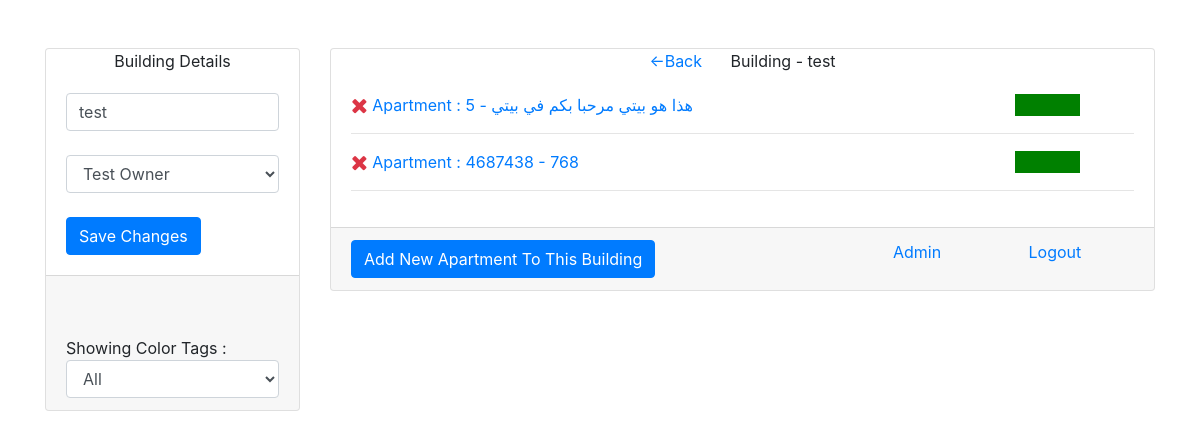
/apartments/1 (signed in), run on an earlier commit of the app's database.
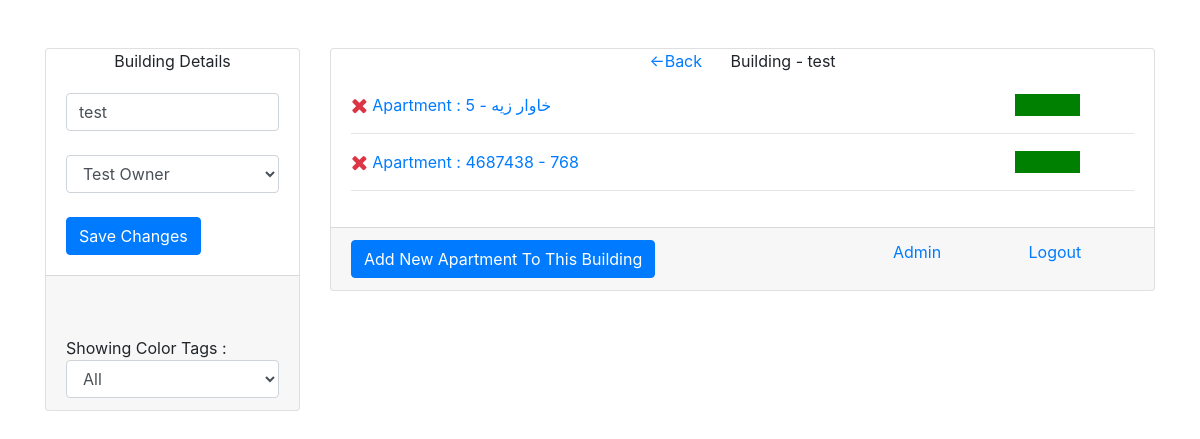
And on a later commit of the database.
### app/models.py (models this page shows, shortened)
class apartment(models.Model):
    aprt_number = models.CharField(max_length=50,null=True,blank=True)
    name = models.CharField(max_length=300,null=True,blank=True)
    phone_nmber = models.CharField(max_length=50,null=True,blank=True)
    type_of = models.CharField(max_length=300,null=True,blank=True)
    dob = models.DateField(null=True,blank=True)
    contract_number = models.CharField(max_length=300,null=True,blank=True)
    elect_number = models.CharField(max_length=300,null=True,blank=True)
    note = models.TextField(max_length=2000,null=True,blank=True)
    building = models.ForeignKey(building,on_delete=models.CASCADE)
    def getShowColor(self):
        invs = invoice.objects.filter(apartment=self).order_by("today_date")
        if (len(invs) == 0):
            return "green"
        inv = invs[len(invs) - 1]
        comp_date = date.today()
        to_date = date(inv.to_date.year,inv.to_date.month,inv.to_date.day)
        if (to_date >= comp_date):
            return "green"

class invoice(models.Model):
    user = models.ForeignKey(User,on_delete=models.SET_NULL,null=True,blank=True)
    apartment = models.ForeignKey(apartment,on_delete=models.CASCADE)
    amount = models.IntegerField(default=0)
    payment_method = models.CharField(max_length=100,null=True,blank=True)
    bank_of_transfer = models.CharField(max_length=300,null=True,blank=True)
    transfer_date = models.DateField(null=True,blank=True)
    from_date = models.DateField(null=True,blank=True)
    to_date = models.DateField(null=True,blank=True)
    today_date = models.DateField(auto_now_add=True)
    remaining_amount = models.IntegerField(default=0)
    note = models.TextField(max_length=2000,null=True,blank=True)

### app/views.py (the view, shortened to what this page needs)
# urls.py: path("apartments/<int:id>",views.apartments,name="apartments"),
@login_required(login_url='/')
def apartments(request,id):
    if id:
        template = "apartments.html"
        context = {}
        building_obj = building.objects.get(pk=id)
        objs = apartment.objects.filter(building=building_obj)
        context['bobj'] = building_obj
        context['objs'] = objs
        context['owners'] = invoice_owner.objects.all()
        return render(request,template,context)
    else:
        return redirect('/home')

### templates/apartments.html (shortened to what the changed rows need)
<!DOCTYPE html>
    <html lang="en">
        <head>
            <link rel="stylesheet" href="https://maxcdn.bootstrapcdn.com/bootstrap/4.4.1/css/bootstrap.min.css">
            <link rel="stylesheet" href="https://cdnjs.cloudflare.com/ajax/libs/font-awesome/4.7.0/css/font-awesome.min.css">
        </head>
        <body>
            <br><br>
            <div class="container">
                <div class="row justify-content-center">
                    <div class="col-lg-9">
                        <div class="card">
                            <div class="card-body">
                                {% if objs %}
                                    {% for i in objs %}
                                    <div class="row abcd {{i.getShowColor}}">
                                        <div class="col-lg-10">
                                            <a href="{% url 'delete-apartment' i.id %}" title="Delete"><span class="fa text-danger fa-lg fa-remove"></span></a>
                                                <a href="{% url 'invoices' i.id %}">
                                                    Apartment : {{i.aprt_number}}  -  {{i.name}}
                                                </a>
                                        </div>
                                        <div class="col-lg-1" style="background-color: {{i.getShowColor}} ; padding: 10px; border: 1px solid white;">
                                        </div>
                                        <div class="col-lg-1">
                                        </div>
                                    </div>
                                    <hr class="abcd {{i.getShowColor}}">
                                    {% endfor %}
                                {% else %}
                                    <a>This Building Has No Apartments To Manage Right Now.</a>
                                {% endif %}
                            </div>
                        </div>
                    </div>
                </div>
            </div>
        </body>
    </html>

What changed in the data, as far as the page shows it:
changed apartment: name "هذا هو بيتي مرحبا بكم في بيتي" → "خاوار زيه"
